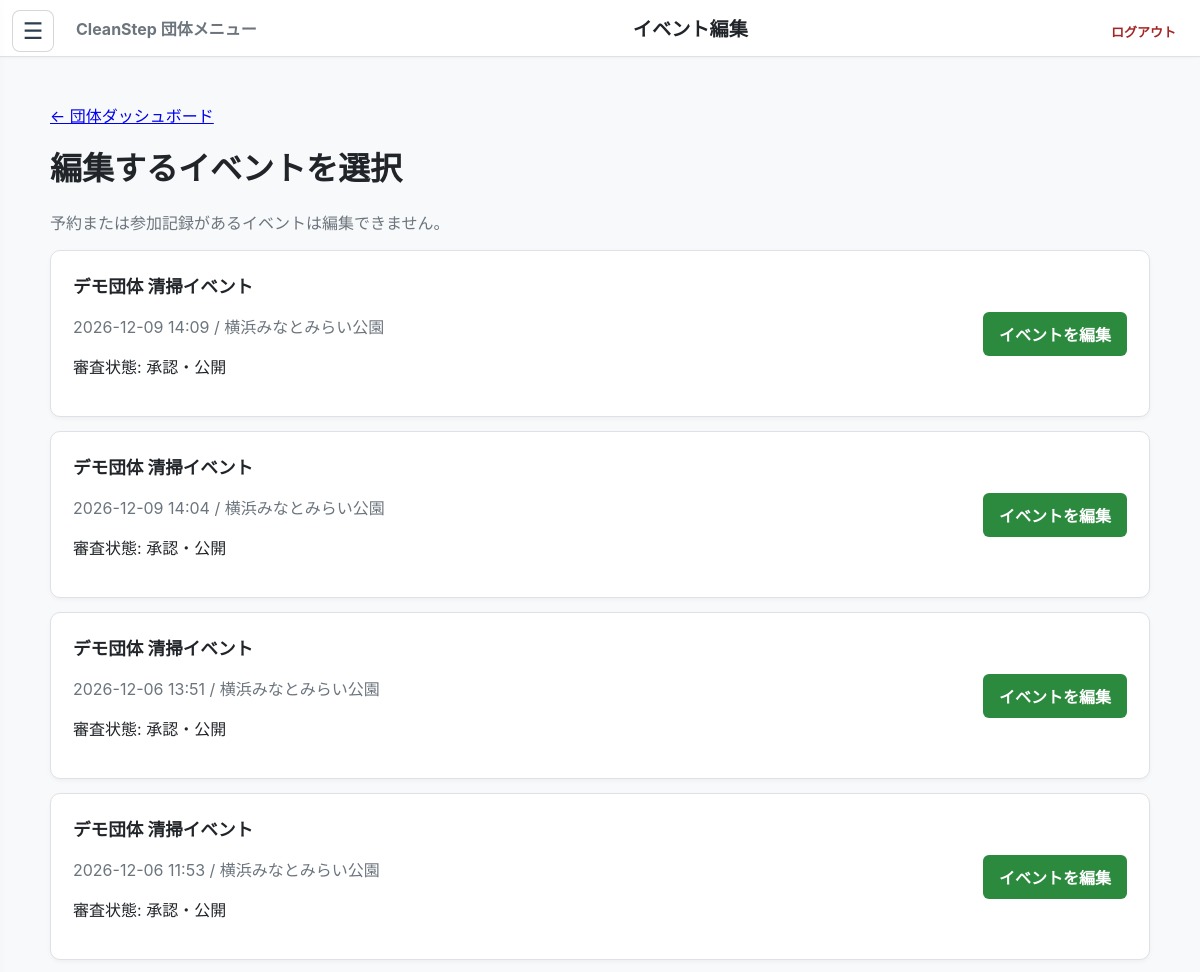
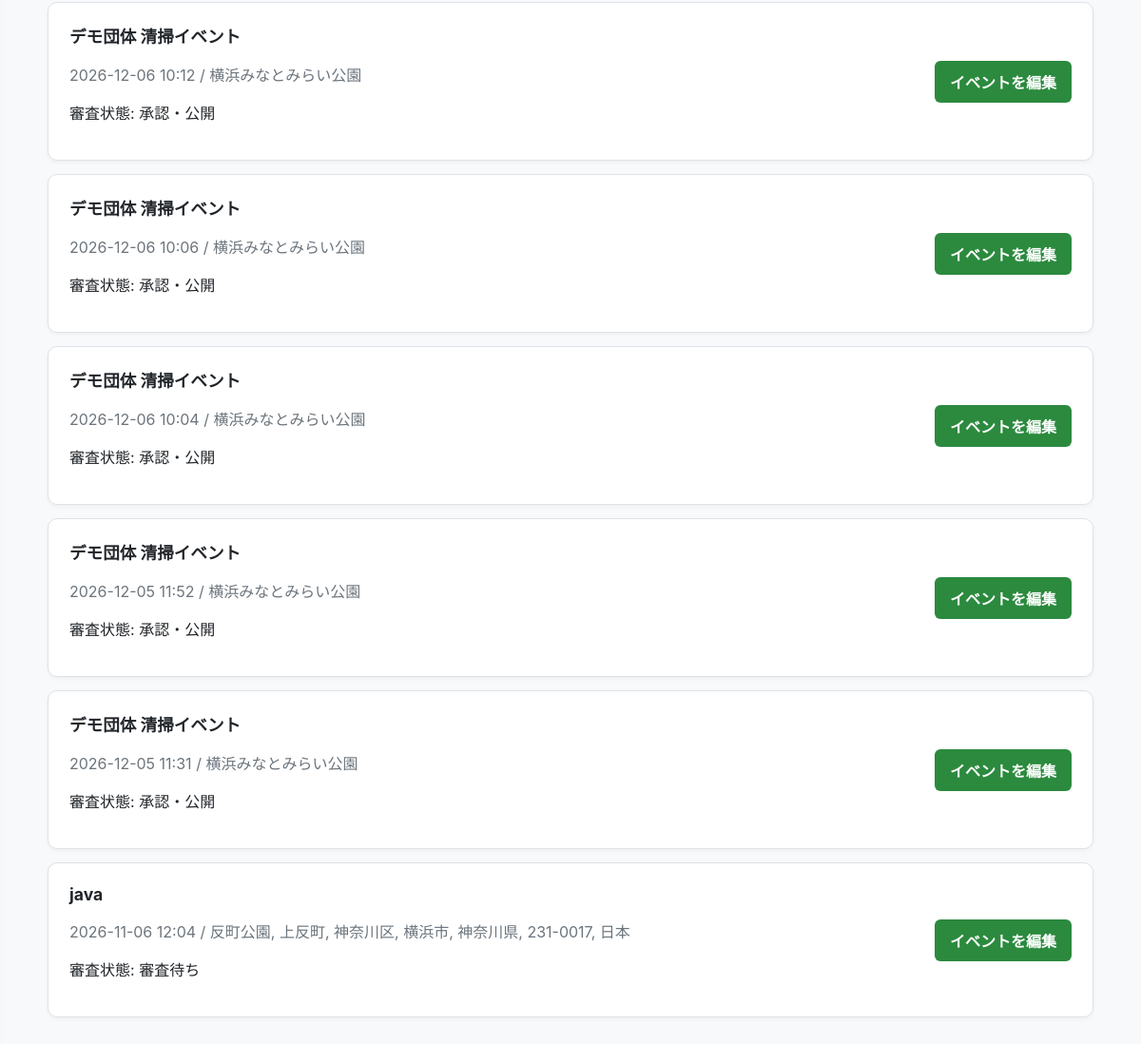
The app's page /organizer/events/edit (signed in) with its own data (2 pictures, top to bottom).
### tables this page shows
CREATE TABLE events (
                id INTEGER PRIMARY KEY AUTOINCREMENT,
                name TEXT,
                location TEXT,
                datetime TEXT,
                bonus_points INTEGER,
                organizer_id INTEGER,
                status TEXT NOT NULL DEFAULT 'open' CHECK(status IN ('open', 'cancelled')), review_status TEXT NOT NULL
                DEFAULT 'approved'
                CHECK(review_status IN ('pending', 'reviewing', 'changes_requested', 'approved', 'rejected')), review_comment TEXT, reviewed_by INTEGER REFERENCES users(id), reviewed_at TEXT, organization_id INTEGER REFERENCES organizations(id), latitude REAL, longitude REAL, reward_details TEXT, category TEXT NOT NULL DEFAULT 'その他', capacity INTEGER NOT NULL DEFAULT 20, purpose_issue TEXT NOT NULL DEFAULT '',
                FOREIGN KEY (organizer_id) REFERENCES users(id)
            );

### app.py (the view)
@app.route('/organizer/events/edit')
@organizer_required
def organizer_event_edit_list():
    conn = get_db()
    try:
        organization_id = get_user_organization_id(conn, session['user_id'])
        events = conn.execute('''
            SELECT e.*,
                   (SELECT COUNT(*) FROM event_reservations r
                    WHERE r.event_id = e.id AND r.status = 'reserved') AS reservations,
                   (SELECT COUNT(*) FROM activity_history a
                    WHERE a.event_id = e.id) AS participants
            FROM events e
            WHERE e.organization_id = ?
                AND e.status = 'open'
                AND e.review_status IN ('pending', 'changes_requested', 'approved')
                AND NOT EXISTS (
                    SELECT 1 FROM event_reservations r
                    WHERE r.event_id = e.id AND r.status = 'reserved'
                )
                AND NOT EXISTS (
                    SELECT 1 FROM activity_history a
                    WHERE a.event_id = e.id
                )
            ORDER BY e.datetime DESC, e.id DESC
        ''', (organization_id,)).fetchall()
        return render_template('organizer_event_edit_list.html', events=events)
    finally:
        conn.close()

### app.py (called while the page is built)
def get_db():
    conn = sqlite3.connect(DATABASE)
    conn.row_factory = sqlite3.Row
    conn.execute("PRAGMA foreign_keys = ON")
    return conn

def get_user_organization_id(conn, user_id):
    membership = conn.execute('''
        SELECT om.organization_id
        FROM organization_members om
        JOIN organizations o ON o.id = om.organization_id
        WHERE om.user_id = ? AND om.status = 'active'
            AND o.status = 'approved'
        ORDER BY CASE om.role WHEN 'owner' THEN 0 ELSE 1 END, om.id DESC
        LIMIT 1
    ''', (user_id,)).fetchone()
    return membership['organization_id'] if membership else None

def organizer_required(func):
    @wraps(func)
    def wrapper(*args, **kwargs):
        user_id = session.get('user_id')
        if session.get('role') != 'user' or not user_id:
            return redirect(url_for('login'))
        conn = get_db()
        try:
            user = conn.execute(
                'SELECT role FROM users WHERE id = ?', (user_id,)
            ).fetchone()
            if not user or user['role'] != 'user':
                session.clear()
                return redirect(url_for('login'))
            organization_id = get_user_organization_id(conn, user_id)
        finally:
            conn.close()
        if not organization_id:
            flash('団体機能は、審査で承認された団体メンバーのみ利用できます。', 'info')
            return redirect(url_for('organizer_apply'))
        return func(*args, **kwargs)
    return wrapper

def _detect_view_mode():
    ua = (request.headers.get('User-Agent') or '').lower()
    if any(token in ua for token in ('mobile', 'android', 'iphone', 'ipod', 'iemobile')):
        return 'mobile'
    return 'pc'

@app.context_processor
def inject_csrf_token():
    if 'csrf_token' not in session:
        session['csrf_token'] = secrets.token_urlsafe(32)
    unread_notifications = 0
    if session.get('role') == 'user' and session.get('user_id'):
        conn = get_db()
        try:
            unread_notifications = conn.execute('''
                SELECT COUNT(*) FROM user_notifications
                WHERE user_id = ? AND read_at IS NULL
            ''', (session['user_id'],)).fetchone()[0]
        finally:
            conn.close()
    effective_view = _detect_view_mode()
    return {
        'csrf_token': session['csrf_token'],
        'unread_notifications': unread_notifications,
        'view_mode': effective_view,
        'region_profile': get_region_profile(),
    }

### templates/organizer_event_edit_list.html (shortened to what this page needs)
<!DOCTYPE html>
<html lang="ja">
<head>
</head>
<body>
    {% include "_organizer_navigation.html" %}
    <nav class="top-nav">
        <div class="top-nav-inner">
            <a href="{{ url_for('organizer_dashboard') }}">CleanStep 団体メニュー</a>
            <span class="top-nav-title">イベント編集</span>
        </div>
    </nav>
    <main>
        <p><a href="{{ url_for('organizer_dashboard') }}">← 団体ダッシュボード</a></p>
        <h1>編集するイベントを選択</h1>
        <p>予約または参加記録があるイベントは編集できません。</p>
        {% for event in events %}
            <article class="event-card">
                <div>
                    <h2>{{ event.name }}</h2>
                    <p>{{ event.datetime }} / {{ event.location }}</p>
                    <p class="status">審査状態: {{ {'pending': '審査待ち', 'changes_requested': '修正依頼', 'approved': '承認・公開'}[event.review_status] }}</p>
                </div>
                <a class="btn" href="{{ url_for('organizer_event_edit', event_id=event.id) }}">{% if event.review_status == 'changes_requested' %}修正して再申請{% else %}イベントを編集{% endif %}</a>
            </article>
        {% else %}
            <p class="empty">現在編集できるイベントはありません。</p>
        {% endfor %}
    </main>
</body>
</html>

### templates/organizer_event_edit_list.html (style rules this page uses)
:root { --primary-green: #2b8a3e; --bg-gray: #f8f9fa; --border-gray: #dee2e6; --text-dark: #212529; --text-muted: #6c757d; }
body { margin: 0; background: var(--bg-gray); color: var(--text-dark); font-family: -apple-system, BlinkMacSystemFont, "Segoe UI", Roboto, Arial, sans-serif; }
.top-nav { padding: 14px 20px; border-bottom: 1px solid var(--border-gray); background: #fff; box-shadow: 0 1px 3px rgba(0,0,0,.04); }
.top-nav-inner { display: flex; justify-content: space-between; align-items: center; max-width: 1100px; margin: 0 auto; padding: 0 56px; }
.top-nav a { color: var(--text-muted); font-weight: 700; text-decoration: none; }
.top-nav-title { color: var(--text-dark); font-size: 1.2rem; font-weight: 800; }
main { max-width: 1100px; margin: 0 auto; padding: 30px 20px; }
.event-card { display: flex; justify-content: space-between; align-items: center; gap: 20px; margin: 14px 0; padding: 22px; border: 1px solid var(--border-gray); border-radius: 10px; background: #fff; box-shadow: 0 2px 4px rgba(0,0,0,.04); }
h1 { margin-top: 0; }
h2 { margin: 0 0 8px; font-size: 1.1rem; }
p { color: var(--text-muted); }
.status { color: var(--text-dark); }
.btn { flex: 0 0 auto; padding: 10px 16px; border-radius: 6px; background: var(--primary-green); color: #fff; font-weight: 700; text-decoration: none; }

### records on screen
events: name "デモ団体 清掃イベント", datetime "2026-12-09 14:09", location "横浜みなとみらい公園", review_status "承認・公開", shows "イベントを編集"
events: name "デモ団体 清掃イベント", datetime "2026-12-09 14:04", location "横浜みなとみらい公園", review_status "承認・公開", shows "イベントを編集"
events: name "デモ団体 清掃イベント", datetime "2026-12-06 13:51", location "横浜みなとみらい公園", review_status "承認・公開", shows "イベントを編集"
events: name "デモ団体 清掃イベント", datetime "2026-12-06 11:53", location "横浜みなとみらい公園", review_status "承認・公開", shows "イベントを編集"
events: name "デモ団体 清掃イベント", datetime "2026-12-06 10:12", location "横浜みなとみらい公園", review_status "承認・公開", shows "イベントを編集"
events: name "デモ団体 清掃イベント", datetime "2026-12-06 10:06", location "横浜みなとみらい公園", review_status "承認・公開", shows "イベントを編集"
events: name "デモ団体 清掃イベント", datetime "2026-12-06 10:04", location "横浜みなとみらい公園", review_status "承認・公開", shows "イベントを編集"
events: name "デモ団体 清掃イベント", datetime "2026-12-05 11:52", location "横浜みなとみらい公園", review_status "承認・公開", shows "イベントを編集"
events: name "デモ団体 清掃イベント", datetime "2026-12-05 11:31", location "横浜みなとみらい公園", review_status "承認・公開", shows "イベントを編集"
events: name "java", datetime "2026-11-06 12:04", location "反町公園, 上反町, 神奈川区, 横浜市, 神奈川県, 231-0017, 日本", review_status "審査待ち", shows "イベントを編集"
